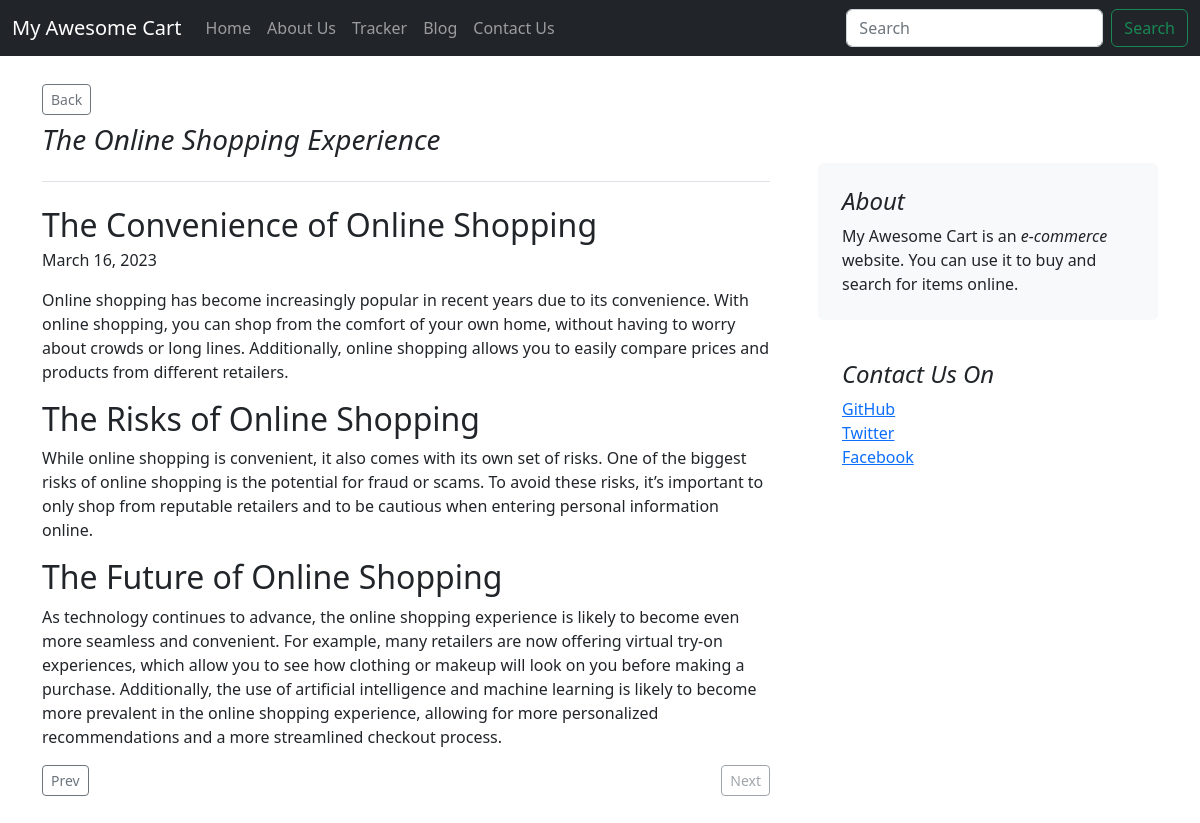
The app's page /blog/blogpost/3 with its own data.
### blog/models.py (models this page shows, shortened)
class Blogpost(models.Model):
    post_id = models.AutoField(primary_key=True)
    title = models.CharField(max_length=50, default="")
    head0 = models.CharField(max_length=500, default="")
    chead0 = models.CharField(max_length=5000, default="")
    head1 = models.CharField(max_length=500, default="")
    chead1 = models.CharField(max_length=5000, default="")
    head2 = models.CharField(max_length=500, default="")
    chead2 = models.CharField(max_length=5000, default="")
    pub_date = models.DateField()
    thumbnail = models.ImageField(upload_to="blog/images", default="")

### blog/views.py (the view)
# urls.py: path('blogpost/<int:post_id>', views.blogpost, name="blogPost"),
def blogpost(request, post_id):
    blogpost = Blogpost.objects.filter(post_id=post_id)
    allpost = Blogpost.objects.values()
    lst = [int(i["post_id"]) for i in allpost]
    lst.sort()
    min_id, max_id = min(lst), max(lst)
    return render(
        request,
        "blog/blogpost.html",
        {"blogpost": blogpost, "min_id": min_id, "max_id": max_id},
    )

### blog/templates/blog/blogpost.html (shortened to what this page needs)
{% extends 'blog/basic.html' %}
{% load static %}
{% block body %}
<div class="container">
    <div class="row g-5 mt-1 mb-4">
        <div class="d-grid gap-2 d-md-flex justify-content-between mt-4" id="back">
            <a href="/blog/"><button id="backbutton" type="button"
                    class="btn btn-outline-secondary btn-sm">Back</button></a>
        </div>
        <div class="col-md-8 mt-2">
            <h3 class="pb-4 mb-4 fst-italic border-bottom">
                {{blogpost.0.title}}
            </h3>
            <article class="blog-post">
                <h2 class="blog-post-title mb-1">{{blogpost.0.head0}}</h2>
                <p class="blog-post-meta">{{blogpost.0.pub_date}}</p>
                <p>{{blogpost.0.chead0}}</p>
                <h2>{{blogpost.0.head1}}</h2>
                <p>{{blogpost.0.chead1}}</p>
                <h2>{{blogpost.0.head2}}</h2>
                <p>{{blogpost.0.chead2}}</p>
                <div class="d-grid gap-2 d-md-flex justify-content-between mb-5" id="prevnext">
                </div>
        </div>
        <div class="col-md-4">
            <div class="position-sticky" style="top: 2rem;">
                <div class="p-4 mb-3 bg-light rounded">
                    <h4 class="fst-italic">About</h4>
                    <p class="mb-0">My Awesome Cart is an <em>e-commerce</em> website. You can use it to buy and search
                        for items online.</p>
                </div>
                <div class="p-4">
                    <h4 class="fst-italic">Contact Us On</h4>
                    <ol class="list-unstyled">
                        <li><a href="#">GitHub</a></li>
                        <li><a href="#">Twitter</a></li>
                        <li><a href="#">Facebook</a></li>
                    </ol>
                </div>
            </div>
        </div>
    </div>
</div>
{% endblock %}

### records on screen
Blogpost: title "The Online Shopping Experience", head0 "The Convenience of Online Shopping", pub_date "March 16, 2023", chead0 "Online shopping has become increasingly popular in recent years due to its convenience. With online shopping, you can shop from the comfort of your own home, without having to worry about crowds or long lines. Additionally, online shopping allows you to easily compare prices and products from different retailers.", head1 "The Risks of Online Shopping", chead1 "While online shopping is convenient, it also comes with its own set of risks. One of the biggest risks of online shopping is the potential for fraud or scams. To avoid these risks, it’s important to only shop from reputable retailers and to be cautious when entering personal information online.", head2 "The Future of Online Shopping", chead2 "As technology continues to advance, the online shopping experience is likely to become even more seamless and convenient. For example, many retailers are now offering virtual try-on experiences, which allow you to see how clothing or makeup will look on you before making a purchase. Additionally, the use of artificial intelligence and machine learning is likely to become more prevalent in the online shopping experience, allowing for more personalized recommendations and a more streamlined checkout process."
